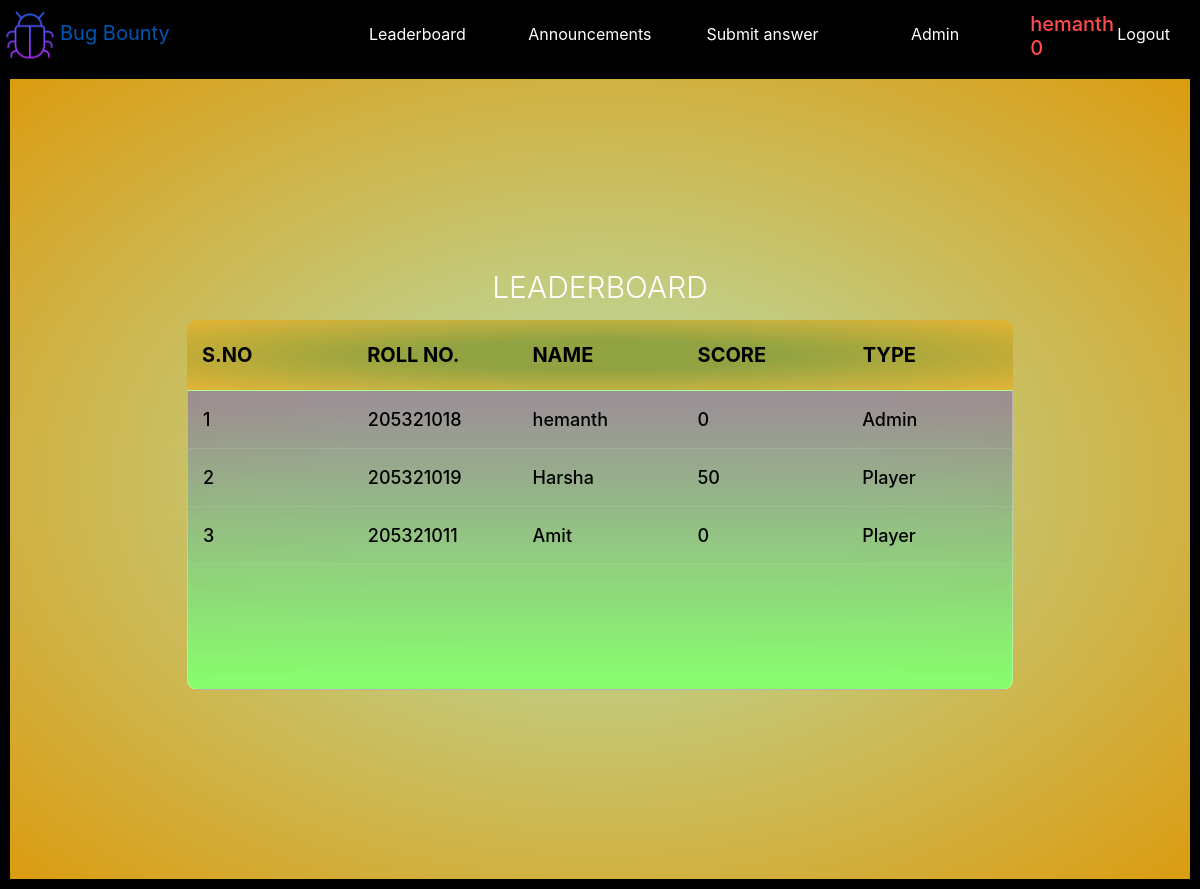
/all_users (signed in), run on an earlier commit of the app's database.
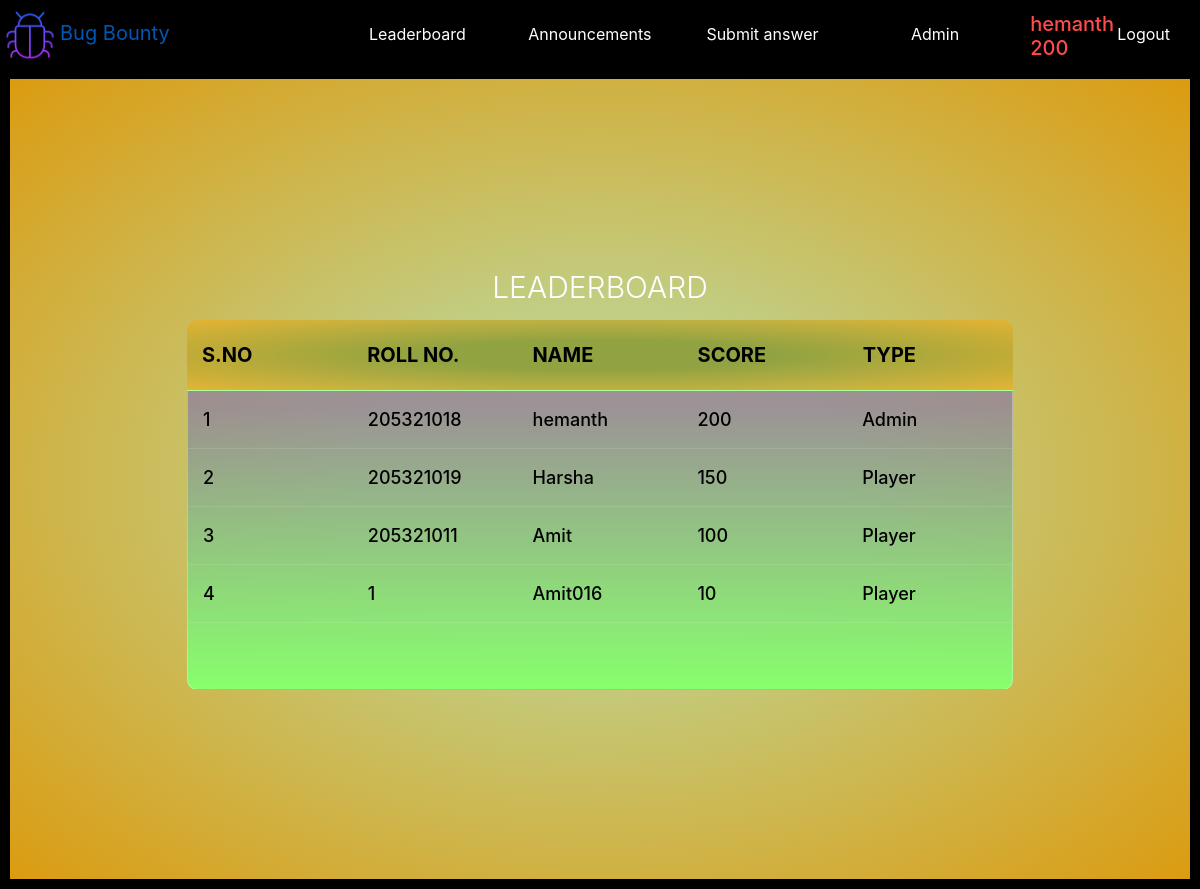
And on a later commit of the database.
### submiss/models.py (models this page shows, shortened)
class User(db.Model, UserMixin):
    id = db.Column(db.Integer, primary_key=True)
    username = db.Column(db.String(64), unique=True, index=True)
    roll = db.Column(db.String(64), unique=True, index=True)
    password_hash = db.Column(db.String(128))
    notif_count = db.Column(db.Integer, default=0)
    score=db.Column(db.Integer,default=0)
    user_type = db.Column(db.String(64))
    sub_count=db.Column(db.Integer,default=1)

### submiss/admin/views.py (the view)
    def wrapper(*args, **kwargs):
        if current_user.is_authenticated and current_user.user_type == "Admin":
            return function()
        else:
            return abort(403)

### submiss/admin/views.py (called while the page is built)
def admin_required(function):
    def wrapper(*args, **kwargs):
        if current_user.is_authenticated and current_user.user_type == "Admin":
            return function()
        else:
            return abort(403)
    wrapper.__name__ = function.__name__
    return wrapper

@admin.route("/all_users")
@admin_required
def all_users():
    users = User.query.order_by(User.id.asc()).all()
    return render_template("admin/users.html", users=users)

### submiss/models.py (called while the page is built)
@login_manager.user_loader
def load_user(user_id):
    return User.query.get(user_id)

### submiss/views.py (called while the page is built)
@app.context_processor
def info():
    def score():
        if current_user.is_authenticated:
            score=current_user.score
        else:
            score="Non-Existent"
        return score
    def unread():
        count = Notification.query.filter_by(uid=current_user.id).count()
        if count != current_user.notif_count:
            notifs = count - current_user.notif_count
        else:
            notifs = 0
        return notifs
    return dict(
        score=score,
        unread=unread,
        time=datetime.now(),
    )

### submiss/templates/admin/users.html
{% extends "base.html" %}
{% block content %}
<section class="leaderboard">
  <div class="leadertable">
    <h1>LeaderBoard</h1>
    <div class="leaderbox">
      <div class="tbl-header">
        <table cellpadding="0" cellspacing="0" border="0">
          <thead>
            <tr>
              <th  class="ColumnStyle">S.No</th>
              <th  class="ColumnStyle">Roll No.</th>
              <th  class="ColumnStyle">Name</th>
              <th  class="ColumnStyle">Score</th>
              <th class="ColumnStyle">Type</th>
            </tr>
          </thead>
        </table>
      </div>
      <div class="tbl-content">
        <table cellpadding="0" cellspacing="0" border="0">
          <tbody>
            {% set rank=namespace(value=1) %} {% for user in users %}
            <tr>
              <td class="RowStyle">{{user.id}}</td>
              <td class="RowStyle">{{user.roll}}</td>
              <td class="RowStyle">{{user.username}}</td>
              <td class="RowStyle">{{user.score}}</td>
              <td class="RowStyle">{{user.user_type}}</td>
            </tr>
            {% set rank.value=rank.value+1 %} {% endfor %}
          </tbody>
        </table>
      </div>
    </div>
  </div>
</section>
{% endblock %}

### submiss/templates/base.html (shortened to what this page needs)
<!DOCTYPE html>
<html lang="en" dir="ltr">
  <head>
    <link rel="stylesheet" href="https://cdn.jsdelivr.net/npm/bootstrap@4.6.0/dist/css/bootstrap.min.css">
    <link rel="stylesheet" href="https://cdnjs.cloudflare.com/ajax/libs/font-awesome/4.7.0/css/font-awesome.min.css">
    <link rel="stylesheet" href="static/style.css">
  </head>
  <body style="background-color:#000000; background-image:linear-gradient(315deg, #000000 0%, #000000 74%);">
    <nav class="header">
      <div class="col-bug">
        <div class="BugNav">
          <a class="navbar-brand" href="{{url_for('index')}}"><img
           src="../static/icons8-bug-64.png"
           class="logo"
         />Bug Bounty</a>
         </div>
      </div>
      <div class="col-nav" id="navbarSupportedContent">
        <ul>
          <li >
            <a class="anchorhover"  href="{{url_for('leaderboard')}}"><span> Leaderboard</span></a>
          </li>
          {% if current_user.is_authenticated %}
          <li >
            <a class="anchorhover"  href="{{url_for('announcements')}}">Announcements</a>
          </li>
          <li >
            <a class="anchorhover" href="{{url_for('submissions')}}">Submit answer</a>
          </li>
          {% if current_user.user_type=='Admin' %}
          <li >
            <a class="anchorhover" href="{{url_for('admin.admin_dash')}}">Admin</a>
          </li>
          <li class="logout">
            <h5 >{{ current_user.username }} {{current_user.score}} </h5><a class="anchorhover" href="{{url_for('logout')}}">Logout</a>
          </li>
          {% endif %}
          {% endif %}
        </ul>
      </div>
    </nav>
<div class="content text-white">
    {% block content %}
    {% endblock %}
</div>
  </body>
</html>

### submiss/static/style.css (style rules this page uses)
html, body { height: 100%; -webkit-background-size: cover; -moz-background-size: cover; -o-background-size: cover; background-size: cover; background-attachment: fixed; }
body { display: flex; flex-direction: column; }
.content { flex: 1 0 auto; padding: 10px; }
.header { width: 100%; display: flex; position: sticky; background: #000; z-index: 120; top: 0; }
.col-bug { width: 25%; flex-grow: 1; background-color: #fff; background-size: cover; background-position: center; height: 69px; color: #fff; }
.col-nav { width: 75%; height: 69px; flex-grow: 1; background-color: rgb(0, 0, 0); }
.BugNav { width: 100%; display: flex; justify-content: flex-start; align-items: center; background-color: #000000; height: 69px; position: sticky; top: 0px; }
.logo { width: 60px; cursor: pointer; position: sticky; top: 5px; }
.logout { display: flex; justify-content: center; align-items: center; margin-right: 15px; }
.logout h5 { width: 225px; margin-top: 10px; color: rgb(255, 75, 75); }
.logout a { margin-top: 10px; margin-right: 15px; }
.col-nav ul { position: sticky; top: 0px; height: 69px; list-style: none; display: flex; align-items: center; background-color: #000000; justify-content: space-between; z-index: 100; margin-bottom: 100px; }
.col-nav ul li a { display: flex; text-decoration: none; color: white; margin-bottom: 20px; width: 80%; height: 50px; margin-top: 12%; transition: 1s; justify-content: center; align-items: center; }
.col-nav ul li { width: 18%; display: flex; justify-content: center; align-items: center; }
.leaderboard h1 { font-size: 30px; color: #fff; text-transform: uppercase; font-weight: 300; text-align: center; margin-bottom: 15px; }
.leaderboard { width: 100%; height: 100vh; font-size: 30px; color: #fff; background: radial-gradient(#edfda3d0 30%, #f0aa12e9 100%); display: flex; justify-content: center; align-items: center; }
.leadertable { width: 70%; display: flex; flex-direction: column; align-items: center; }
.leaderboard table { width: 100%; table-layout: fixed; }
.tbl-header { background-color: rgba(180, 124, 4, 0.936); background: radial-gradient(#869932d0 30%, #f2af1da2 100%); border-top-left-radius: 10px; border-top-right-radius: 10px; }
.tbl-content { height: 300px; overflow-x: auto; margin-top: 0px; border: 1px solid rgba(255, 255, 255, 0.3); background: linear-gradient( rgba(146, 131, 154, 0.799) 5%, rgba(135, 312, 109, 1.799) 100%); border-bottom-left-radius: 10px; border-bottom-right-radius: 10px; }
.ColumnStyle { padding: 20px 15px; text-align: left; font-weight: 700; font-size: 20px; color: #000; text-transform: uppercase; }
.RowStyle { padding: 15px; text-align: left; vertical-align: middle; font-weight: 500; font-size: 18px; color: #000; border-bottom: solid 1px rgba(255, 255, 255, 0.1); }

What changed in the data, as far as the page shows it:
changed User "hemanth": score "0" → "200"
changed User "Harsha": score "50" → "150"
changed User "Amit": score "0" → "100"
added User: id "4", roll "1", username "Amit016", score "10", user_type "Player"
